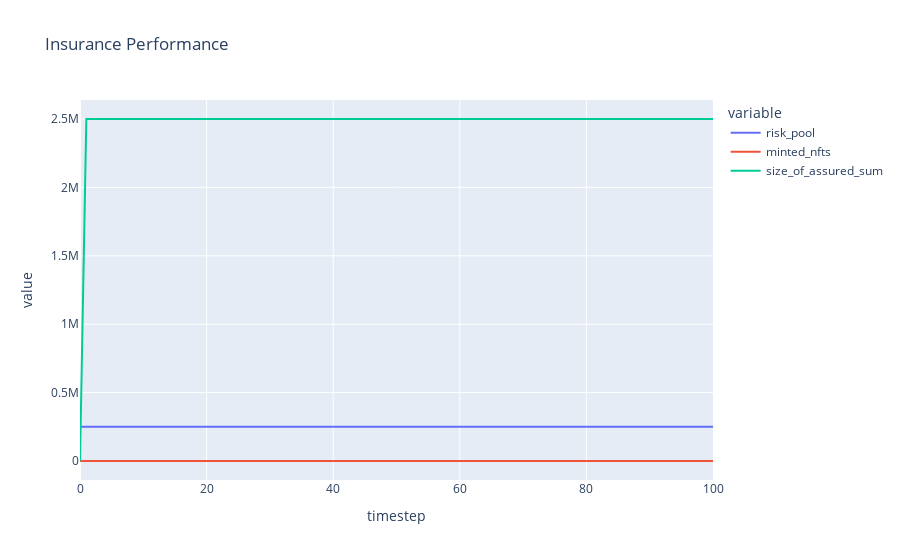

Source (notebook cell):
### Code cell
plot = px.line(df2,x='timestep', y=['risk_pool','minted_nfts','size_of_assured_sum'],title='Insurance Performance')
plot
